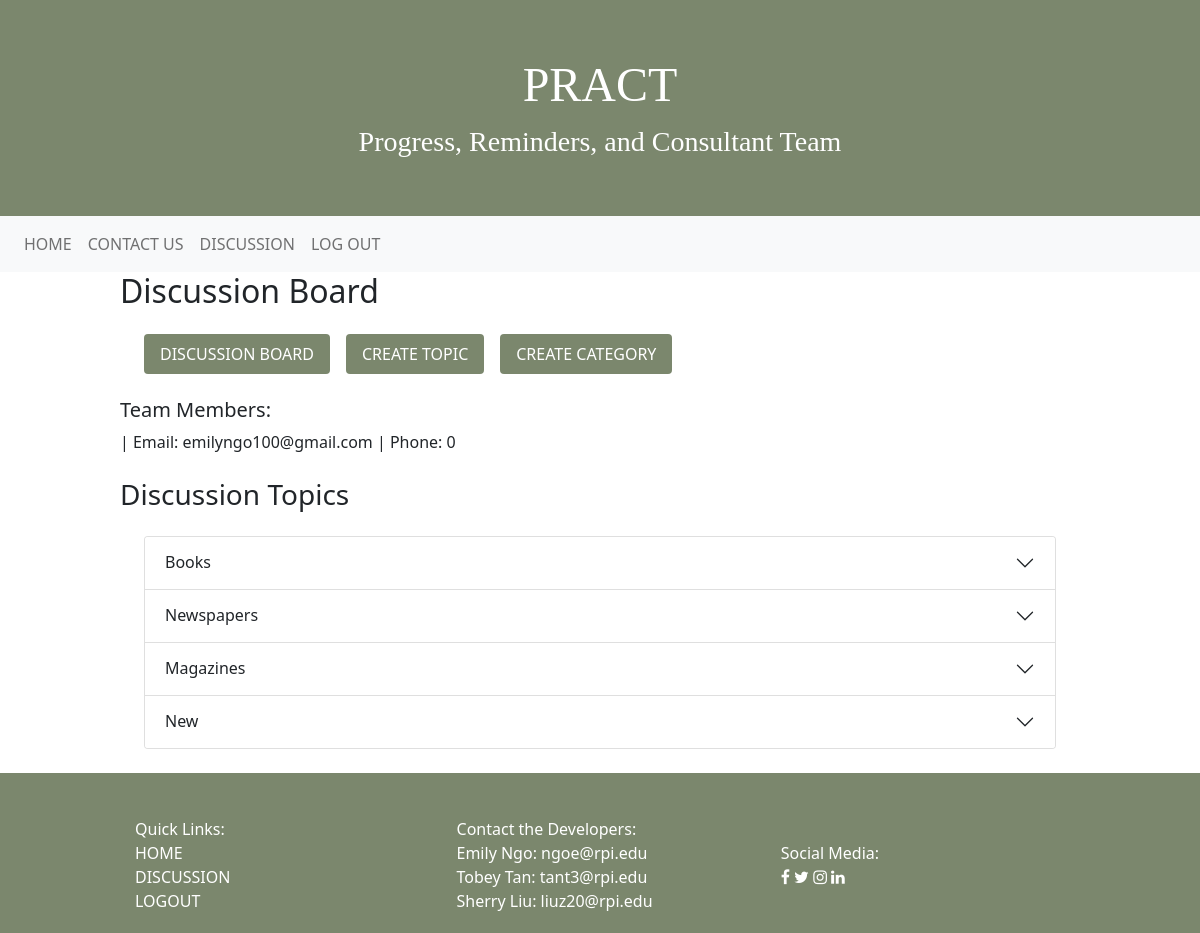
The app's page /forum/discussion.php (signed in), older data.
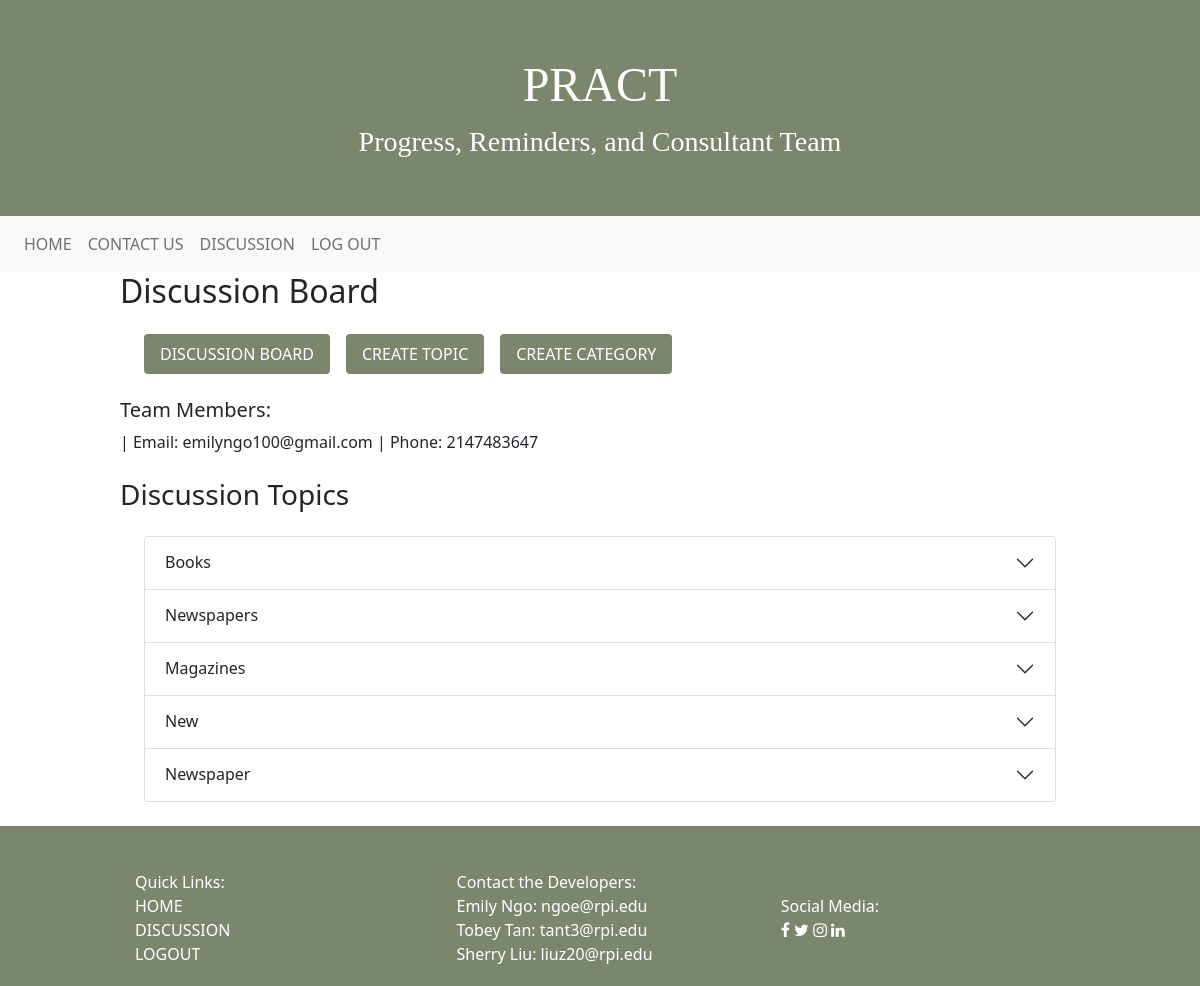
The same page, newer data.
### tables this page shows
CREATE TABLE `users` (
  `user_id` int(8) NOT NULL,
  `group_id` int(10) NOT NULL,
  `username` varchar(30) NOT NULL,
  `password` varchar(255) NOT NULL,
  `fname` varchar(50) NOT NULL,
  `lname` varchar(50) NOT NULL,
  `email` varchar(255) NOT NULL,
  `is_admin` int(8) NOT NULL,
  `phone` bigint(11) NOT NULL
);

CREATE TABLE `categories` (
  `cat_id` int(8) NOT NULL,
  `cat_name` varchar(255) NOT NULL,
  `cat_description` varchar(255) NOT NULL
);

CREATE TABLE `topics` (
  `topic_id` int(8) NOT NULL,
  `topic_subject` varchar(255) NOT NULL,
  `topic_date` datetime NOT NULL,
  `topic_cat` int(8) NOT NULL,
  `topic_by` int(8) NOT NULL
);

### forum/discussion.php (the view, shortened to what this page needs)
<?php
include 'header.php';
$group = $_SESSION["group_id"];
?>
<?php
 $dbOk = false;
  @ $db = new mysqli('localhost', 'root', '', 'pract');
  if ($db->connect_error) {
    echo '<div class="messages">Could not connect to the database. Error: ';
    echo $db->connect_errno . ' - ' . $db->connect_error . '</div>';
  } else {
    $dbOk = true;
  }
  if ($dbOk) {
    echo "<h5>Team Members:</h5>";
    $sql_users = "SELECT * FROM `users` where group_id = $group";
    $u = $db->query($sql_users);
    $num = $u->num_rows;
    for ($i=0; $i < $num; $i++) {
        $data = $u->fetch_assoc();
        echo $data["fname"] . " " . $data["lname"] . " | Email: ". $data["email"]." | Phone: ". $data["phone"]."</br>";
    }
    ?>
    <h3>Discussion Topics</h3>
    <?php
    $query = 'SELECT  *
   FROM categories
   INNER JOIN topics
   ON categories.cat_id = topics.topic_cat order by categories.cat_id';
    $result = $db->query($query);
    $numRecords = $result->num_rows;
    echo '<div class="m-4">
    <div class="accordion" id="myAccordion">';
    if ($numRecords > 0){
        $record = $result->fetch_assoc();
        $var_cat = $record['cat_id'];
        echo '<div class="accordion-item">
            <h2 class="accordion-header" id="heading'. $record['cat_id'] .'">
                <button type="button" class="accordion-button collapsed" data-bs-toggle="collapse" data-bs-target="#collapse'. $record['cat_id'] .'">'. $record['cat_name'] .'</button>
            </h2>
            <div id="collapse'. $record['cat_id'] .'" class="accordion-collapse collapse" data-bs-parent="#myAccordion">
                <div class="card-body">';
          for ($i=0; $i < $numRecords; $i++) {
              if ($i>0){
                  $record = $result->fetch_assoc();
              }
              if ($record['cat_id'] == $var_cat){
                  echo ('<a href="topic.php?id=' . $record['topic_id']. '">' . $record['topic_subject'] .'</a><br>'  );
              }
              else{
               $var_cat = $record['cat_id'];
                echo ' </div></div></div><div class="accordion-item">
                <h2 class="accordion-header" id="heading'. $record['cat_id'] .'">
                    <button type="button" class="accordion-button collapsed" data-bs-toggle="collapse" data-bs-target="#collapse'. $record['cat_id'] .'">'. $record['cat_name'] .'</button>
                </h2>
                <div id="collapse'. $record['cat_id'] .'" class="accordion-collapse collapse" data-bs-parent="#myAccordion">
                    <div class="card-body">';
              }
        }
        echo '</div>
            </div>
        </div>';
        }
    }
    echo ' </div> </div>';
?>
<?php
include 'footer.php';
?>

### forum/header.php (shortened to what this page needs)
<!doctype html>
<html>
<head>
  <link href="//maxcdn.bootstrapcdn.com/bootstrap/4.1.1/css/bootstrap.min.css" rel="stylesheet" id="bootstrap-css">
  <link rel="stylesheet" href="https://maxcdn.bootstrapcdn.com/bootstrap/4.1.3/css/bootstrap.min.css">
  <link href="https://cdnjs.cloudflare.com/ajax/libs/font-awesome/5.14.0/css/all.min.css" rel="stylesheet">
  <link rel="stylesheet" href="https://cdnjs.cloudflare.com/ajax/libs/font-awesome/4.7.0/css/font-awesome.min.css">
  <link rel="stylesheet" href="../style.css">
<link rel="stylesheet" href="https://stackpath.bootstrapcdn.com/bootstrap/4.3.1/css/bootstrap.min.css">
    <link href="https://cdn.jsdelivr.net/npm/bootstrap@5.0.2/dist/css/bootstrap.min.css" rel="stylesheet">
<link href="https://cdn.jsdelivr.net/npm/bootstrap@5.0.2/dist/css/bootstrap.min.css" rel="stylesheet">
</head>
  <body>
  <div id = "header">
  <h1 id ="title">PRACT</h1>
  <h3 id ="sub-title">Progress, Reminders, and Consultant Team</h3>
</div>
    <nav class="navbar navbar-expand-sm   navbar-light bg-light">
        <div class="collapse navbar-collapse" id="navbarTogglerDemo03">
          <ul class="navbar-nav mr-auto mt-2 mt-lg-0">
            <li class="nav-item">
              <a class="nav-link" href="../index.php">HOME <span class="sr-only">(current)</span></a>
            </li>
            <li class="nav-item">
              <a class="nav-link" href="../contact_us.php">CONTACT US</a>
            </li>
            <li class="nav-item">
              <a class="nav-link" href="discussion.php">DISCUSSION</a>
            </li>
            <li class="nav-item">
              <a class="nav-link" href="../logout.php">LOG OUT</a>
            </li>
          </ul>
        </div>
      </nav>
<div class = "discussion-body">
<h2>Discussion Board</h2>
<div class="m-4">
    <nav class="nav nav-pills">
        <a href="discussion.php" style = " margin-right: -1em; margin-right: 1em; background-color: #7b876d;" class="nav-item nav-link active">
            <i class="bi-house-door"></i> DISCUSSION BOARD
        </a>
        <a href="create_topic.php" style = "margin-right: 1em; background-color: #7b876d;" class="nav-item nav-link active">
            <i class="bi-person"></i> CREATE TOPIC
        </a>
        <a href="create_cat.php" style = "margin-right: 1em; background-color: #7b876d;" class="nav-item nav-link active">
            <i class="bi-envelope"></i> CREATE CATEGORY
        </a>
    </nav>
</div>

### forum/footer.php (shortened to what this page needs)
</div>
<div id="wrapper">
    <table id = "footer">
    <tr>
      <td class="col">
      Quick Links:<br>
      <a class="footlink" href="../index.php">HOME</a><br>
      <a class="footlink" href="discussion.php">DISCUSSION</a><br>
      <a class="footlink"href="../logout.php">LOGOUT</a><br>
      </td>
      <td class="col">
      Contact the Developers:<br>
      <span>
      <a class="footlink" href="mailto:INSERTHERE" class = "contact-button1" target="_blank"> Emily Ngo: ngoe@rpi.edu</a>
      </span><br>
     <span>
      <a class="footlink" href="mailto:INSERTHERE" class = "contact-button1"  target="_blank"> Tobey Tan: tant3@rpi.edu</a></span><br>
      <span>
      <a class="footlink" href="mailto:INSERTHERE" class = "contact-button1"  target="_blank">Sherry Liu: liuz20@rpi.edu</a></span>
      </td>
      <td class="col">Social Media: <br>
      <i class="fa fa-facebook-f"></i>
      <i class="fa fa-twitter"></i>
      <i class="fa fa-instagram"></i>
      <i class="fa fa-linkedin"></i>
      </td>
    </table>
</div>
</body>
</html>

### style.css (style rules this page uses)
.discussion-body { margin-left: 10vw; margin-right: 10vw; }
body { background-color: #ddb8a6; }
#footer { height: 20vh; background-color: #7b876d; color: white; display: -webkit-box; padding-top: 3vh; padding-left: 10vw; padding-right: 10vw; }
#footer .col { width: 30vw; margin-top: 2vh; }
.footlink { text-decoration: none; color: white; }
#header { height: 27vh; padding-top: 7vh; background-color: #7b876d; z-index: -11; margin-right: auto; margin-left: auto; text-align: center; color: white; width: 100vw; }
#title { text-transform: bold; font-size: 3em; font-family: 'Playfair Display'; }
#title:after { display:block; content: ''; border-bottom: solid 3px #92b1b6; transform: scaleX(0); transition: transform 250ms ease-in-out; }
#sub-title { font-family: 'Poiret One'; }
* { box-sizing: border-box; }
.todolist ul,li { list-style:none; }

Row changes from the older to the newer data that the page shows:
changed users "emilyngo100@gmail.com": phone "0" → "2147483647"
added topics: topic_cat.cat_name "Newspaper"
